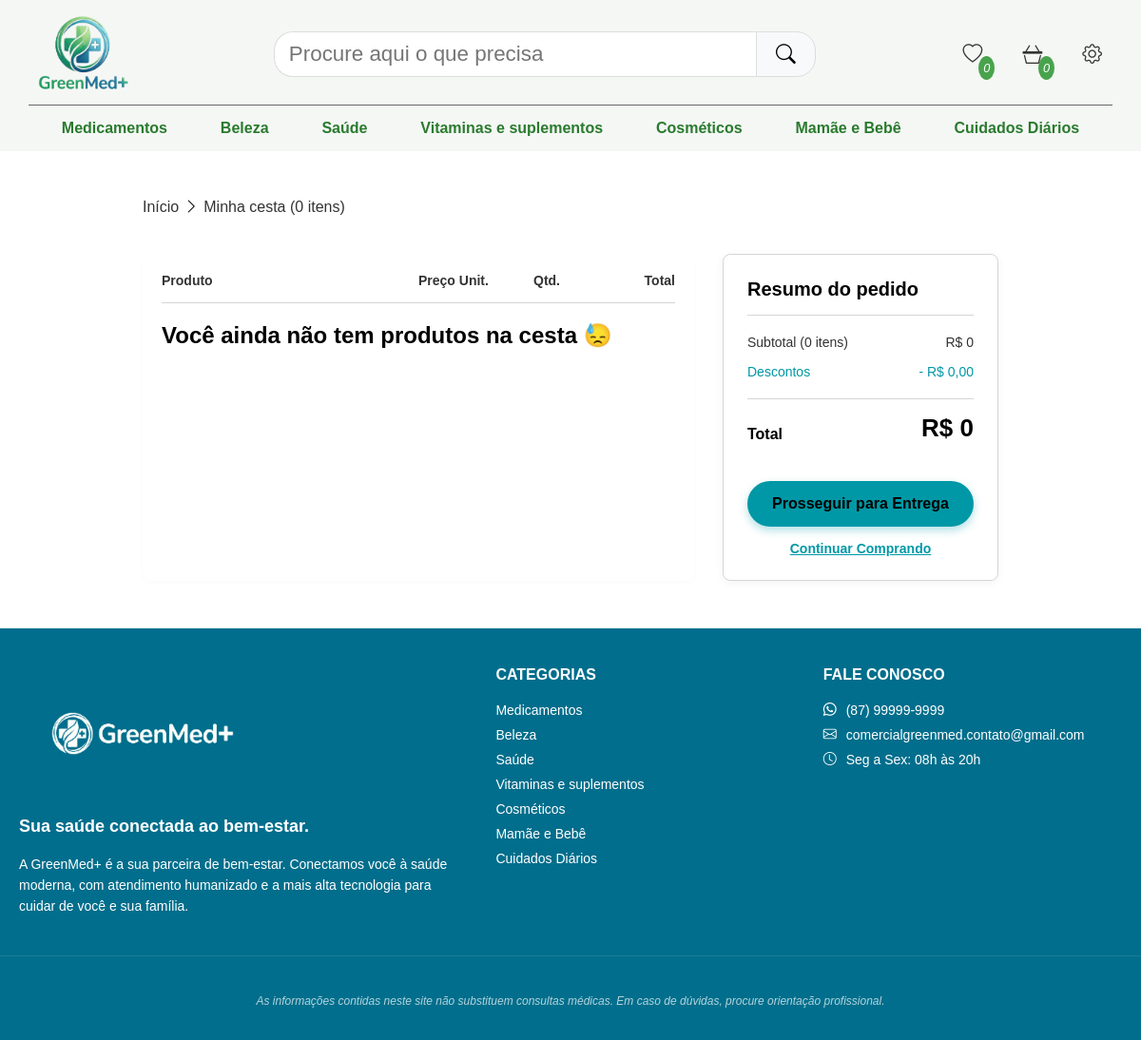
The app's page /cesta (signed in) with its own data.
### produtos/models.py (models this page shows, shortened)
class Categoria(models.Model):
    id = models.AutoField(primary_key=True)
    nome = models.CharField(max_length=100)

### gestao/views.py (the view)
# urls.py: path('cesta', ViewCesta.as_view(), name='cesta'),
@method_decorator(login_required(login_url='login'), name='dispatch')
class ViewCesta(View):
    def get(self, request, *args, **kwargs):
        context = {}
        context["categorias"] = Categoria.objects.all()
        cesta = Cesta.objects.get_or_create(usuario=self.request.user)
        itensCesta = ItemCesta.objects.filter(cesta=cesta[0])
        context['produtos'] = itensCesta
        qtd_itens_cesta = itensCesta.count()
        context['qtd_itens_cesta'] = qtd_itens_cesta
        favoritos = Favorito.objects.filter(id_cliente=self.request.user).values_list('id_produto', flat=True)
        context['favoritos'] = list(favoritos)
        subtotal = 0
        for i in itensCesta:
            subtotal += i.get_total()
        context['subtotal'] = round(subtotal, 2)
        return render(request, 'cesta.html', context=context)

### gestao/templates/cesta.html (shortened to what this page needs)
{% extends 'base.html' %}
{% load static %}
{% block links %}
    <link rel="stylesheet" href="{% static 'css/cesta.css' %}">
{% endblock %}
{% block favorito %}
    <span id="contagem-favorito">{{ favoritos|length }}</span>
{% endblock %}
{% block cesta %} <span id="contagem-cesta">{{ qtd_itens_cesta }}</span> {% endblock %}
{% block categorias %}
    {% for categoria in categorias %}
        <li><a href="/?categoria={{ categoria.nome }}">{{ categoria.nome }}</a></li>
    {% endfor %}
{% endblock %}
{% block conteudo %}
    <div class="grid-container">
        <div class="rota">
                <nav>
                    <li><a href="{% url 'pagina_principal' %}">Início</a></li>
                    <li><i class="bi bi-chevron-right"></i></li>
                    <li><a href="#">Minha cesta ({{ qtd_itens_cesta }} itens)</a></li>
                </nav>
            </div>
        <div class="cart-layout">
            <section class="cart-items-container">
                <div class="cart-header-labels">
                    <div>Produto</div>
                    <div style="text-align: left">Preço Unit.</div>
                    <div style="text-align: center">Qtd.</div>
                    <div style="text-align: right">Total</div>
                </div>
                {% for produto in produtos %}
                    <article class="cart-item">
                        <div class="item-info">
                            <img src="{{ produto.produto.imagem.url }}" alt="{{ produto.produto.nome }}" class="item-image">
                            <div class="item-details">
                                <h3>{{ produto.produto.nome }}</h3>
                            </div>
                        </div>
                        <div class="item-price-unit" style="text-align: center;">
                            R$ {{ produto.produto.valor }}
                        </div>
                        <div class="item-controls" style="justify-content: center">
                            <div class="quantity-selector">
                                <button class="qty-btn" data-operacao="-">-</button>
                                <input type="number" value="{{ produto.quantidade }}" class="qty-input" readonly min="1" max="{{ produto.produto.quantidade }}" data-preco-unitario="{{ produto.produto.valor }}">
                                <button class="qty-btn" data-operacao="+">+</button>
                            </div>
                            <button class="remove-btn" title="Remover item" data-produto-id="{{ produto.produto.id }}">
                                <i class="bi bi-trash"></i>
                            </button>
                        </div>
                        <div class="item-total-price">
                            R$ {{ produto.get_total }}
                        </div>
                    </article>
                {% empty %}
                    <h2>Você ainda não tem produtos na cesta 😓</h2>
                {% endfor %}
            </section>
            <aside class="order-summary">
                <h2 class="summary-title">Resumo do pedido</h2>
                <div class="summary-row">
                    <span>Subtotal ({{ qtd_itens_cesta }} itens)</span>
                    <span id="subtotal">R$ {{ subtotal }}</span>
                </div>
                <div class="summary-row" style="color: var(--azul_destaque);">
                    <span>Descontos</span>
                    <span>- R$ 0,00</span>
                </div>
                <div class="summary-total">
                    <span class="total-label">Total</span>
                    <span class="total-value" id="valor-total">R$ {{ subtotal }}</span>
                </div>
                <a href="{% url 'confirmar_pedido' %}" class="btn-checkout">Prosseguir para Entrega</button>
                <a href="{% url 'pagina_principal' %}" class="btn-continue">Continuar Comprando</a>
            </aside>
        </div>
    </div>
{% endblock %}
{% block categorias_footer %}
    {% for categoria in categorias %}
        <li><a href="/?categoria={{ categoria.nome }}">{{ categoria.nome }}</a></li>
    {% endfor %}
{% endblock %}

### static/css/base.css (style rules this page uses)
:root { --verde_primario: #2A7A2E; --azul_destaque: #0098A6; --verde_secundario: #49A34D; --azul_apoio: #006E8C; --cinza_texto: #333333; --cinza_fundo: #F5F7F5; --cinza_secundario: #666666; --titulos: "Montserrat", sans-serif; --paragrafos: "Open Sans", sans-serif; }
* { font-family: Arial, Helvetica, sans-serif; box-sizing: border-box; margin: 0px; padding: 0px; }
header a { text-decoration: none; }
header nav li { list-style: none; margin: auto 1px; cursor: pointer; position: relative; }
header nav #contagem-cesta, header nav #contagem-favorito { position: absolute; font-size: 0.8rem; padding: 5px; border-radius: 50%; bottom: -5px; right: -3px; text-align: center; background-color: var(--verde_secundario); color: white; }
#categorias a { color: var(--verde_primario); }
.footer-col ul li { margin-bottom: 10px; }
.footer-col ul li a { color: var(--text-muted); text-decoration: none; transition: color 0.3s; }

### gestao/static/css/cesta.css (style rules this page uses)
.grid-container { display: grid; gap: 40px 0px; height: 100%; width: 100%; }
.rota { grid-template-columns: 1 / span 12; grid-template-rows: 1 / span 1; }
.rota nav { display: flex; list-style-type: none; justify-content: start; gap: 5px; flex-wrap: wrap; width: 100%; }
.rota a { text-decoration: none; color: var(--cinza_texto) }
.cart-layout { display: grid; grid-template-columns: 1fr; gap: 30px; }
@media (min-width: 992px) { .cart-layout { grid-template-columns: 2fr 1fr; } }
.cart-items-container { background-color: var(--white); border-radius: 8px; padding: 20px; box-shadow: 0 2px 5px rgba(0,0,0,0.02); }
.cart-header-labels { display: none; grid-template-columns: 3fr 1fr 1fr 1fr; padding-bottom: 15px; border-bottom: 1px solid rgba(0, 0, 0, 0.164); margin-bottom: 20px; color: var(--cinza_texto); font-size: 14px; font-weight: 600; }
@media (min-width: 768px) { .cart-header-labels { display: grid; } }
.order-summary { background-color: var(--white); border-radius: 8px; padding: 25px; box-shadow: 0 2px 10px rgba(0,0,0,0.05); height: fit-content; border: 1px solid rgba(0, 0, 0, 0.164); }
.summary-title { font-size: 20px; margin-bottom: 20px; padding-bottom: 15px; border-bottom: 1px solid rgba(0, 0, 0, 0.164); }
.summary-row { display: flex; justify-content: space-between; margin-bottom: 15px; font-size: 14px; color: var(--cinza_texto); }
.summary-total { display: flex; justify-content: space-between; align-items: flex-end; margin-top: 20px; margin-bottom: 40px; padding-top: 15px; border-top: 1px solid rgba(0, 0, 0, 0.164); }
.total-label { font-size: 16px; font-weight: 600; }
.total-value { font-size: 26px; font-weight: 800; color: var(--primary-green); }
.btn-checkout { width: 100%; background-color: var(--azul_destaque); color: var(--white); border: none; padding: 15px; border-radius: 30px; font-size: 16px; font-weight: 700; cursor: pointer; transition: background-color 0.3s, transform 0.2s; box-shadow: 0 4px 10px rgba(0, 152, 166, 0.3); text-align: center; display: block; text-decoration: none; }
.btn-continue { display: block; text-align: center; margin-top: 15px; color: var(--azul_destaque); font-weight: 600; font-size: 14px; }

### records on screen
Categoria: nome "Medicamentos"
Categoria: nome "Beleza"
Categoria: nome "Saúde"
Categoria: nome "Vitaminas e suplementos"
Categoria: nome "Cosméticos"
Categoria: nome "Mamãe e Bebê"
Categoria: nome "Cuidados Diários"

### other values on screen
{{ favoritos|length }} "0"
{{ qtd_itens_cesta }} "0"
{{ subtotal }} "0"
